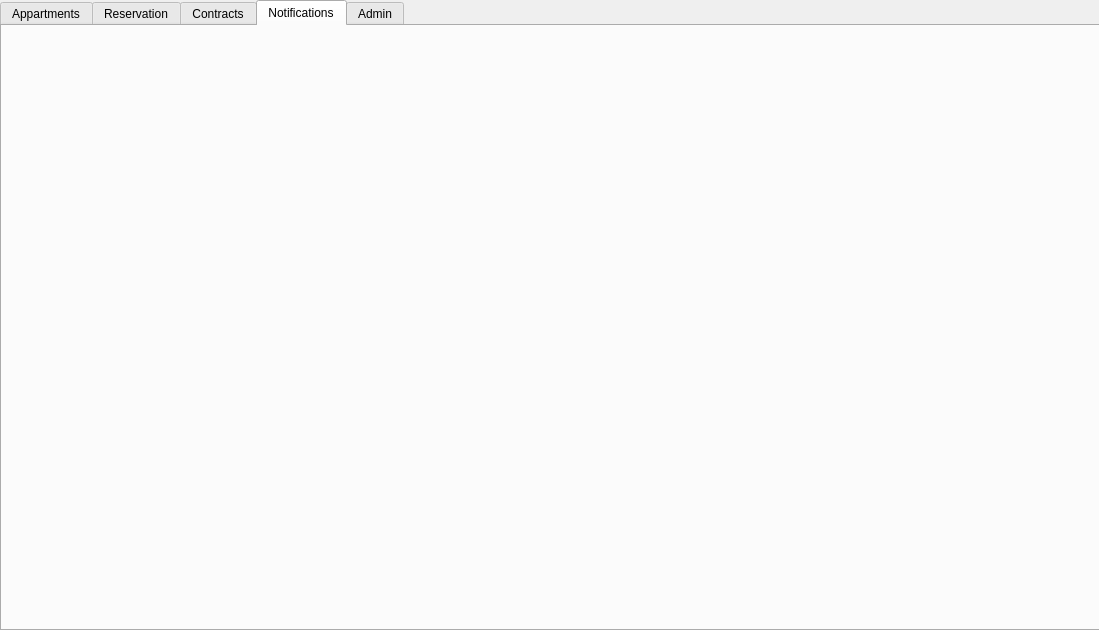
<?xml version="1.0" encoding="UTF-8"?>
<ui version="4.0">
 <class>Dialog</class>
 <widget class="QDialog" name="Dialog">
  <property name="geometry">
   <rect>
    <x>0</x>
    <y>0</y>
    <width>1099</width>
    <height>630</height>
   </rect>
  </property>
  <property name="windowTitle">
   <string>Dialog</string>
  </property>
  <widget class="QTabWidget" name="tabWidget">
   <property name="geometry">
    <rect>
     <x>0</x>
     <y>0</y>
     <width>1101</width>
     <height>631</height>
    </rect>
   </property>
   <property name="currentIndex">
    <number>3</number>
   </property>
   <widget class="QWidget" name="appartments_tab">
    <attribute name="title">
     <string>Appartments</string>
    </attribute>
    <widget class="QWidget" name="horizontalLayoutWidget">
     <property name="geometry">
      <rect>
       <x>20</x>
       <y>50</y>
       <width>1071</width>
       <height>41</height>
      </rect>
     </property>
     <layout class="QHBoxLayout" name="headlines">
      <item>
       <widget class="QLabel" name="appNo">
        <property name="text">
         <string>Appartment No</string>
        </property>
       </widget>
      </item>
      <item>
       <widget class="QLabel" name="available">
        <property name="text">
         <string>Availability</string>
        </property>
       </widget>
      </item>
      <item>
       <widget class="QLabel" name="vacancy">
        <property name="text">
         <string>Date of vacancy</string>
        </property>
       </widget>
      </item>
     </layout>
    </widget>
    <widget class="QListWidget" name="listWidget">
     <property name="enabled">
      <bool>true</bool>
     </property>
     <property name="geometry">
      <rect>
       <x>20</x>
       <y>90</y>
       <width>1071</width>
       <height>501</height>
      </rect>
     </property>
     <property name="font">
      <font>
       <family>Segoe UI</family>
       <weight>75</weight>
       <bold>true</bold>
      </font>
     </property>
     <property name="movement">
      <enum>QListView::Free</enum>
     </property>
     <property name="sortingEnabled">
      <bool>true</bool>
     </property>
    </widget>
    <widget class="QLineEdit" name="lineEdit">
     <property name="geometry">
      <rect>
       <x>790</x>
       <y>10</y>
       <width>301</width>
       <height>31</height>
      </rect>
     </property>
     <property name="text">
      <string/>
     </property>
    </widget>
    <widget class="QLabel" name="searchIco">
     <property name="geometry">
      <rect>
       <x>760</x>
       <y>20</y>
       <width>21</width>
       <height>16</height>
      </rect>
     </property>
     <property name="styleSheet">
      <string notr="true">image: url(:/search.png);</string>
     </property>
     <property name="text">
      <string/>
     </property>
    </widget>
   </widget>
   <widget class="QWidget" name="reservation_tab">
    <attribute name="title">
     <string>Reservation</string>
    </attribute>
    <widget class="QFrame" name="frame">
     <property name="geometry">
      <rect>
       <x>10</x>
       <y>30</y>
       <width>341</width>
       <height>71</height>
      </rect>
     </property>
     <property name="frameShape">
      <enum>QFrame::StyledPanel</enum>
     </property>
     <property name="frameShadow">
      <enum>QFrame::Raised</enum>
     </property>
     <widget class="QLineEdit" name="lineEdit_2">
      <property name="geometry">
       <rect>
        <x>90</x>
        <y>20</y>
        <width>241</width>
        <height>31</height>
       </rect>
      </property>
      <property name="text">
       <string/>
      </property>
     </widget>
     <widget class="QLabel" name="label">
      <property name="geometry">
       <rect>
        <x>10</x>
        <y>30</y>
        <width>55</width>
        <height>16</height>
       </rect>
      </property>
      <property name="text">
       <string>Name</string>
      </property>
     </widget>
    </widget>
    <widget class="QDateEdit" name="dateEdit">
     <property name="geometry">
      <rect>
       <x>120</x>
       <y>210</y>
       <width>171</width>
       <height>31</height>
      </rect>
     </property>
     <property name="layoutDirection">
      <enum>Qt::LeftToRight</enum>
     </property>
     <property name="frame">
      <bool>true</bool>
     </property>
     <property name="dateTime">
      <datetime>
       <hour>0</hour>
       <minute>0</minute>
       <second>0</second>
       <year>2023</year>
       <month>1</month>
       <day>1</day>
      </datetime>
     </property>
     <property name="displayFormat">
      <string>d/M/yyyy</string>
     </property>
     <property name="calendarPopup">
      <bool>true</bool>
     </property>
    </widget>
    <widget class="QFrame" name="frame_2">
     <property name="geometry">
      <rect>
       <x>10</x>
       <y>110</y>
       <width>341</width>
       <height>71</height>
      </rect>
     </property>
     <property name="frameShape">
      <enum>QFrame::StyledPanel</enum>
     </property>
     <property name="frameShadow">
      <enum>QFrame::Raised</enum>
     </property>
     <widget class="QLineEdit" name="AppartmentnumberIn">
      <property name="geometry">
       <rect>
        <x>90</x>
        <y>20</y>
        <width>241</width>
        <height>31</height>
       </rect>
      </property>
      <property name="text">
       <string/>
      </property>
     </widget>
     <widget class="QLabel" name="label_2">
      <property name="geometry">
       <rect>
        <x>10</x>
        <y>30</y>
        <width>55</width>
        <height>16</height>
       </rect>
      </property>
      <property name="text">
       <string>App No</string>
      </property>
     </widget>
    </widget>
    <widget class="QPushButton" name="submitButton">
     <property name="geometry">
      <rect>
       <x>630</x>
       <y>100</y>
       <width>161</width>
       <height>51</height>
      </rect>
     </property>
     <property name="text">
      <string>Submit</string>
     </property>
    </widget>
    <widget class="QLabel" name="label_4">
     <property name="geometry">
      <rect>
       <x>20</x>
       <y>220</y>
       <width>81</width>
       <height>16</height>
      </rect>
     </property>
     <property name="text">
      <string>Vacancy date</string>
     </property>
    </widget>
   </widget>
   <widget class="QWidget" name="tab">
    <attribute name="title">
     <string>Contracts</string>
    </attribute>
   </widget>
   <widget class="QWidget" name="tab_2">
    <attribute name="title">
     <string>Notifications</string>
    </attribute>
   </widget>
   <widget class="QWidget" name="admin_tab">
    <attribute name="title">
     <string>Admin</string>
    </attribute>
   </widget>
  </widget>
 </widget>
 <resources>
  <include location="searchIcon.qrc"/>
 </resources>
 <connections/>
</ui>
